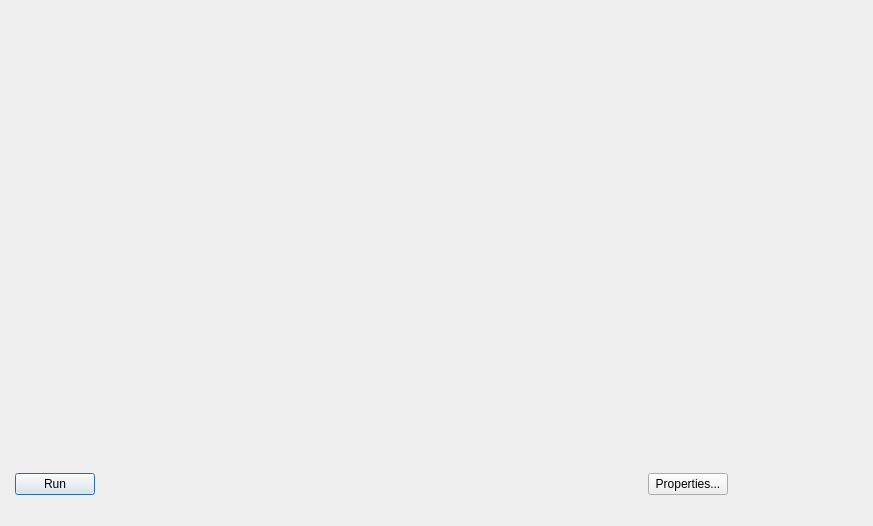
<?xml version="1.0" encoding="UTF-8"?>
<ui version="4.0">
 <class>JrkPlotDialog</class>
 <widget class="QDialog" name="JrkPlotDialog">
  <property name="geometry">
   <rect>
    <x>0</x>
    <y>0</y>
    <width>873</width>
    <height>526</height>
   </rect>
  </property>
  <property name="windowTitle">
   <string>Jrk Variables vs. Time</string>
  </property>
  <widget class="QWidget" name="layoutWidget">
   <property name="geometry">
    <rect>
     <x>10</x>
     <y>10</y>
     <width>723</width>
     <height>490</height>
    </rect>
   </property>
   <layout class="QGridLayout" name="mainLayout">
    <property name="leftMargin">
     <number>5</number>
    </property>
    <property name="topMargin">
     <number>10</number>
    </property>
    <property name="rightMargin">
     <number>5</number>
    </property>
    <property name="bottomMargin">
     <number>5</number>
    </property>
    <item row="0" column="0" colspan="3">
     <widget class="QwtPlot" name="jrkPlot">
      <property name="minimumSize">
       <size>
        <width>639</width>
        <height>376</height>
       </size>
      </property>
     </widget>
    </item>
    <item row="1" column="0">
     <widget class="QPushButton" name="stopButton">
      <property name="text">
       <string>Run</string>
      </property>
     </widget>
    </item>
    <item row="1" column="2">
     <widget class="QPushButton" name="settingsButton">
      <property name="enabled">
       <bool>true</bool>
      </property>
      <property name="text">
       <string>Properties...</string>
      </property>
     </widget>
    </item>
    <item row="1" column="1">
     <spacer name="horizontalSpacer">
      <property name="orientation">
       <enum>Qt::Horizontal</enum>
      </property>
      <property name="sizeHint" stdset="0">
       <size>
        <width>40</width>
        <height>20</height>
       </size>
      </property>
     </spacer>
    </item>
   </layout>
  </widget>
 </widget>
 <customwidgets>
  <customwidget>
   <class>QwtPlot</class>
   <extends>QFrame</extends>
   <header>qwt_plot.h</header>
  </customwidget>
 </customwidgets>
 <resources/>
 <connections/>
</ui>
